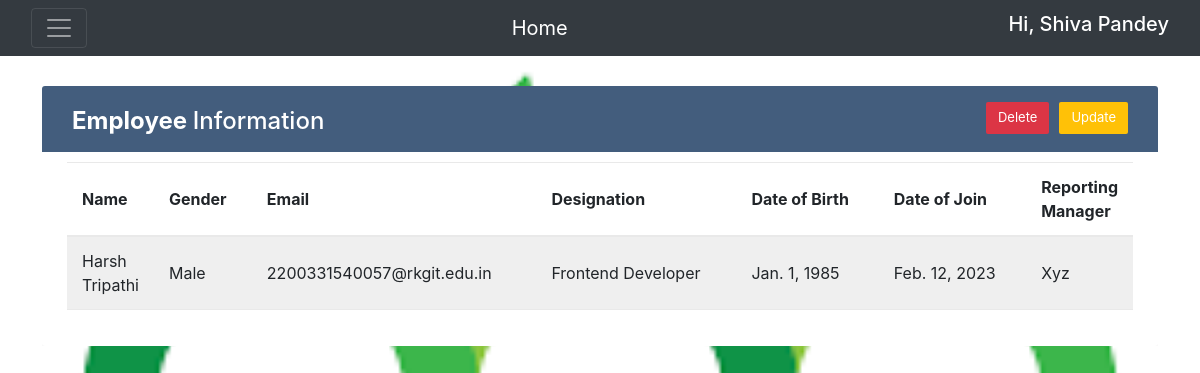
/app/detail/15 (signed in), run on the app's committed database.
### app/models.py (models this page shows, shortened)
class Employee(models.Model):
    CHOICE=(('male','Male'), ('female',' Female'),('other','Others'))
    name=models.CharField(max_length=30)
    email=models.EmailField()
    date_of_birth=models.DateField()
    date_of_join=models.DateField()
    gender=models.CharField(max_length=20, choices=CHOICE )
    designation=models.CharField(max_length=30)
    reporting_manager=models.CharField(max_length=30)

### app/views.py (the view)
# urls.py: path('detail/<int:pk>', views.EmpDetail.as_view(), name='detail'),
class EmpDetail(DetailView):
    model = Employee
    def get_context_data(self,*args, **kwargs):
        context = super(EmpDetail, self).get_context_data(*args,**kwargs)
        context['emp_data'] = Employee.objects.all()
        return context

### templates/app/Employee_detail.html (shortened to what this page needs)
<!doctype html>
<html lang="en">
<head>
	<link href="https://cdn.jsdelivr.net/npm/bootstrap@5.2.0/dist/css/bootstrap.min.css" rel="stylesheet">
	<link href="https://getbootstrap.com/docs/5.2/assets/css/docs.css" rel="stylesheet">
	<link rel="stylesheet" href="https://maxcdn.bootstrapcdn.com/bootstrap/4.0.0/css/bootstrap.min.css"
>
</head>
<body>
	<nav class="navbar navbar-dark bg-dark fixed">
		<div class="container-fluid">
			<button class="navbar-toggler" type="button" data-bs-toggle="offcanvas"
				data-bs-target="#offcanvasDarkNavbar" aria-controls="offcanvasDarkNavbar">
				<span class="navbar-toggler-icon"></span>
			</button>
			<a class="navbar-brand" href="/app/home">Home</a>
			{% if user.is_authenticated %}
			<h5 style="color: white">Hi, {{user.first_name|title}} {{user.last_name|title}}</h5>
			{% else %}
			<h5 style=color:white>Hi, Guest User</h5>
			{% endif %}
		</div>
	</nav>
	<div class="container-xl">
		<div class="table-responsive">
			<div class="table-wrapper">
				<div class="table-title">
					<div class="row">
						<div class="col-sm-6">
							<h2><b>Employee </b>Information</h2>
						</div>
						<div class="col-sm-6">
							{% if request.user.is_superuser %}
							<tr>
								<th>
									<form action="/app/update/{{object.id}}" class="inline">
										<button class="btn btn-warning">Update</button>
									</form>
								</th>
								<th>
									<form action="/app/delete/{{object.id}}" class="inline">
										<button class="btn btn-danger">Delete</button>
									</form>
								</th>
							</tr>
							{% else %}
							<h6 style="color:yellow"> <strong> Please Contact Admin for any correction </strong></h6>
							{% endif %}
						</div>
					</div>
				</div>
				<table class="table table-striped table-hover">
					<thead>
						<tr>
							<th>Name</th>
							<th>Gender</th>
							<th>Email</th>
							<th>Designation</th>
							<th>Date of Birth</th>
							<th>Date of Join</th>
							<th>Reporting Manager</th>
						</tr>
					</thead>
					<tbody>
						<tr>
							<td>{{object.name|title}}</td>
							<td>{{object.gender|title}}</td>
							<td>{{object.email|lower}}</td>
							<td>{{object.designation|title}}</td>
							<td>{{object.date_of_birth|date}}</td>
							<td>{{object.date_of_join|date}}</td>
							<td>{{object.reporting_manager|title}}</td>
						</tr>
					</tbody>
				</table>
			</div>
		</div>
	</div>
</body>
</html>

### templates/app/Employee_detail.html (style rules this page uses)
body { background-repeat: no-repeat; background-attachment: fixed; background-size: 100% 100%; }
.table-responsive { margin: 30px 0; }
.table-wrapper { background: #fff; padding: 20px 25px; border-radius: 3px; min-width: 1000px; box-shadow: 0 1px 1px rgba(0, 0, 0, .05); }
.table-title { padding-bottom: 15px; background: #435d7d; color: #fff; padding: 16px 30px; min-width: 100%; margin: -20px -25px 10px; border-radius: 3px 3px 0 0; }
.table-title h2 { margin: 5px 0 0; font-size: 24px; }
.table-title .btn { color: #fff; float: right; font-size: 13px; border: none; min-width: 50px; border-radius: 2px; border: none; outline: none !important; margin-left: 10px; }
table.table tr th, table.table tr td { border-color: #e9e9e9; padding: 12px 15px; vertical-align: middle; }
table.table tr th:first-child { width: 60px; }
table.table tr th:last-child { width: 100px; }
table.table-striped tbody tr:nth-of-type(odd) { background-color: #fcfcfc; }

### data on the page
Employee: name "Harsh Tripathi", gender "Male", email "2200331540057@rkgit.edu.in", designation "Frontend Developer", date_of_birth "Jan. 1, 1985", date_of_join "Feb. 12, 2023", reporting_manager "Xyz"

### other printed values
{{ user.first_name|title }} "Shiva"
{{ user.last_name|title }} "Pandey"
